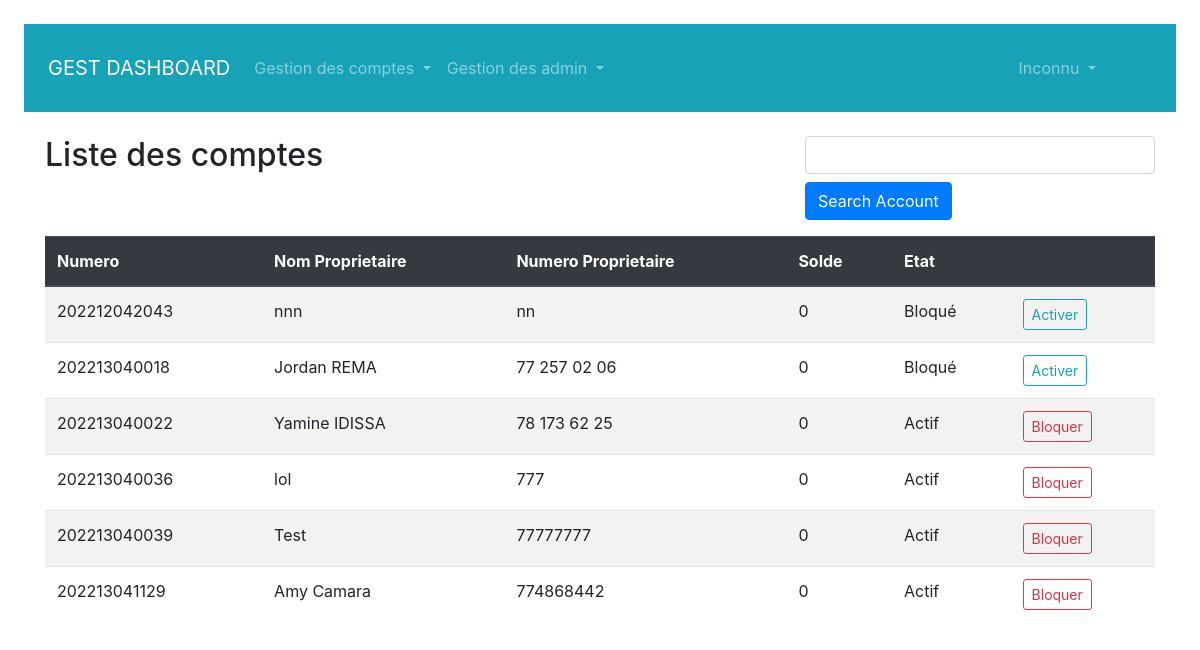
The page /admin/account/list on the database its author committed.
### models/compte.py (models this page shows, shortened)
class Compte(db.Model):
    __tablename__ = "account"
    id = db.Column(db.Integer, primary_key = True)
    nom_client = db.Column(db.String(50), nullable = False)
    numero_compte = db.Column(db.String(50), nullable = False)
    numero_telephone = db.Column(db.String(20), nullable = False)
    solde = db.Column(db.Integer, nullable = False)
    code = db.Column(db.String(300), nullable = False)
    etat = db.Column(db.String(10), nullable = False)

### routes/route_admin.py (the view)
@dash.route("/admin/account/list", methods = ["POST","GET"], defaults = {"num":None})
@dash.route("/admin/account/search/<int:num>", methods = ["GET","POST"])
def account_list(num):
    form = SearchAccount()
    data = listAccount()
    if form.validate_on_submit():
        num = form.num.data
        data = searchAccount(num)
        flash(num)
        return render_template("./admin/account.list.html",accounts =  data, form = form )
    return render_template("./admin/account.list.html", accounts = data, form = form)

### myforms/forms.py
class SearchAccount(FlaskForm):
    num = StringField( validators=[DataRequired()])
    submit = SubmitField("Search Account")

### controllers/admin_controller.py (called while the page is built)
def listAccount():
    return Compte.query.all()

### templates/admin/account.list.html (shortened to what this page needs)
{% extends './admin/base.html' %}
{% block content %}
<div class = "jumotron">
    <div class = "row">
        <div class = "col-8">
            <h2 class="fw-bold mb-4">Liste des comptes</h2>
        </div>
        <div class = "col-4">
            <form method="post">
                <div class="form-group ">
                {{ form.num (class = "form-control ") }}
                {{ form.submit (class = "btn btn-primary mt-2") }}
                 </div>
            </form>
        </div>
    </div>
        <table class="table table-striped">
            <thead class = "thead-dark">
                <tr>
                    <th>Numero</th>
                    <th>Nom Proprietaire</th>
                    <th>Numero Proprietaire</th>
                    <th>Solde</th>
                    <th>Etat</th>
                    <th></th>
                </tr>
            </thead>
            <tbody>
                {% for account in accounts %}
                <tr>
                    <td scope="row">{{account.numero_compte}} </td>
                    <td>{{account.nom_client}}</td>
                    <td>{{account.numero_telephone}}</td>
                    <td>{{account.solde}}</td>
                    <td>{{"Actif" if account.etat == "1" else "Bloqué"}}</td>
                    <td class = "">
                        {% if account.etat == "1" %}
                        <a class="btn btn-sm btn-outline-danger" href="{{ url_for('dash.account_update', id = account.id) }}">Bloquer</a>
                        {% else %}
                        <a class="btn btn-sm btn-outline-info" href="{{ url_for('dash.account_update', id = account.id) }}">Activer</a>
                        {% endif %}
                    </td>
                </tr>
                {% endfor %}
            </tbody>
        </table>
</div>
{% endblock content %}

### rows shown on the page
Compte: numero_compte "202212042043", nom_client "nnn", numero_telephone "nn", solde "0", etat "Bloqué"
Compte: numero_compte "202213040018", nom_client "Jordan REMA", numero_telephone "77 257 02 06", solde "0", etat "Bloqué"
Compte: numero_compte "202213040022", nom_client "Yamine IDISSA", numero_telephone "78 173 62 25", solde "0", etat "Actif"
Compte: numero_compte "202213040036", nom_client "lol", numero_telephone "777", solde "0", etat "Actif"
Compte: numero_compte "202213040039", nom_client "Test", numero_telephone "77777777", solde "0", etat "Actif"
Compte: numero_compte "202213041129", nom_client "Amy Camara", numero_telephone "774868442", solde "0", etat "Actif"

### other values the page prints
{{ session.get("user_name") if session.get("user_name")  else "Inconnu" }} "Inconnu"
